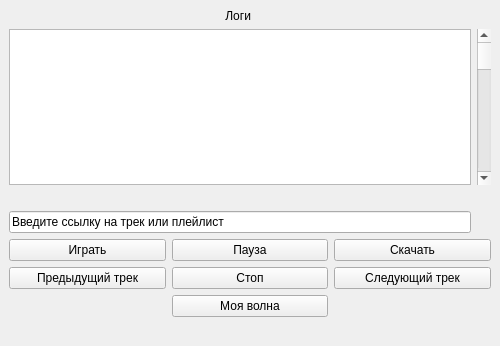
<?xml version="1.0" encoding="UTF-8"?>
<ui version="4.0">
 <class>MainWindow</class>
 <widget class="QMainWindow" name="MainWindow">
  <property name="geometry">
   <rect>
    <x>0</x>
    <y>0</y>
    <width>500</width>
    <height>346</height>
   </rect>
  </property>
  <property name="windowTitle">
   <string>Yamux - YandexMusic Client</string>
  </property>
  <property name="windowIcon">
   <iconset>
    <normaloff>../Svg/icon.svg</normaloff>../Svg/icon.svg</iconset>
  </property>
  <widget class="QWidget" name="centralwidget">
   <layout class="QVBoxLayout" name="verticalLayout">
    <item>
     <layout class="QVBoxLayout" name="verticalLayout_3">
      <item>
       <layout class="QGridLayout" name="gridLayout">
        <item row="1" column="2">
         <widget class="QScrollBar" name="vertical_scroll_bar">
          <property name="orientation">
           <enum>Qt::Vertical</enum>
          </property>
         </widget>
        </item>
        <item row="3" column="1">
         <widget class="QLineEdit" name="write_link_to_play">
          <property name="text">
           <string>Введите ссылку на трек или плейлист</string>
          </property>
         </widget>
        </item>
        <item row="0" column="1">
         <widget class="QLabel" name="label">
          <property name="text">
           <string>                                                                 Логи</string>
          </property>
         </widget>
        </item>
        <item row="1" column="1">
         <widget class="QTextBrowser" name="show_log">
          <property name="layoutDirection">
           <enum>Qt::RightToLeft</enum>
          </property>
         </widget>
        </item>
        <item row="2" column="1">
         <widget class="QLabel" name="label_2">
          <property name="text">
           <string/>
          </property>
         </widget>
        </item>
       </layout>
      </item>
     </layout>
    </item>
    <item>
     <layout class="QGridLayout" name="gridLayout_2">
      <item row="0" column="0">
       <widget class="QPushButton" name="push_button_to_play">
        <property name="text">
         <string>Играть</string>
        </property>
       </widget>
      </item>
      <item row="1" column="0">
       <widget class="QPushButton" name="push_button_to_previous_track">
        <property name="text">
         <string>Предыдущий трек</string>
        </property>
       </widget>
      </item>
      <item row="1" column="2">
       <widget class="QPushButton" name="push_button_to_next_track">
        <property name="text">
         <string>Следующий трек</string>
        </property>
       </widget>
      </item>
      <item row="0" column="2">
       <widget class="QPushButton" name="push_button_to_download">
        <property name="text">
         <string>Скачать</string>
        </property>
       </widget>
      </item>
      <item row="1" column="1">
       <widget class="QPushButton" name="push_button_to_stop">
        <property name="text">
         <string>Стоп</string>
        </property>
       </widget>
      </item>
      <item row="0" column="1">
       <widget class="QPushButton" name="push_button_to_pause">
        <property name="text">
         <string>Пауза</string>
        </property>
       </widget>
      </item>
      <item row="2" column="1">
       <widget class="QPushButton" name="push_button_to_my_wave">
        <property name="text">
         <string>Моя волна</string>
        </property>
       </widget>
      </item>
     </layout>
    </item>
    <item>
     <widget class="QLabel" name="label_3">
      <property name="text">
       <string/>
      </property>
     </widget>
    </item>
   </layout>
  </widget>
 </widget>
 <resources/>
 <connections/>
</ui>
